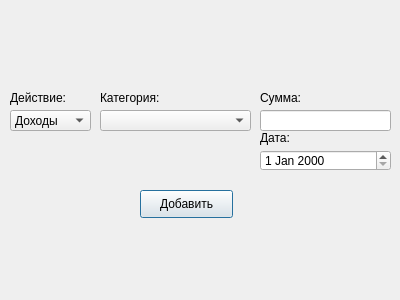
<?xml version="1.0" encoding="UTF-8"?>
<ui version="4.0">
 <class>add_action</class>
 <widget class="QDialog" name="add_action">
  <property name="geometry">
   <rect>
    <x>0</x>
    <y>0</y>
    <width>400</width>
    <height>300</height>
   </rect>
  </property>
  <property name="windowTitle">
   <string>Dialog</string>
  </property>
  <widget class="QPushButton" name="pushButton_add">
   <property name="geometry">
    <rect>
     <x>140</x>
     <y>190</y>
     <width>93</width>
     <height>28</height>
    </rect>
   </property>
   <property name="text">
    <string>Добавить</string>
   </property>
  </widget>
  <widget class="QComboBox" name="comboBox_action">
   <property name="geometry">
    <rect>
     <x>10</x>
     <y>110</y>
     <width>81</width>
     <height>21</height>
    </rect>
   </property>
   <item>
    <property name="text">
     <string>Доходы</string>
    </property>
   </item>
   <item>
    <property name="text">
     <string>Расходы</string>
    </property>
   </item>
  </widget>
  <widget class="QComboBox" name="comboBox_category">
   <property name="enabled">
    <bool>true</bool>
   </property>
   <property name="geometry">
    <rect>
     <x>100</x>
     <y>110</y>
     <width>151</width>
     <height>21</height>
    </rect>
   </property>
  </widget>
  <widget class="QLineEdit" name="lineEdit_money">
   <property name="geometry">
    <rect>
     <x>260</x>
     <y>110</y>
     <width>131</width>
     <height>21</height>
    </rect>
   </property>
  </widget>
  <widget class="QLabel" name="label">
   <property name="geometry">
    <rect>
     <x>10</x>
     <y>90</y>
     <width>61</width>
     <height>16</height>
    </rect>
   </property>
   <property name="text">
    <string>Действие:</string>
   </property>
  </widget>
  <widget class="QLabel" name="label_2">
   <property name="geometry">
    <rect>
     <x>100</x>
     <y>90</y>
     <width>65</width>
     <height>16</height>
    </rect>
   </property>
   <property name="text">
    <string>Категория:</string>
   </property>
  </widget>
  <widget class="QLabel" name="label_3">
   <property name="geometry">
    <rect>
     <x>260</x>
     <y>90</y>
     <width>42</width>
     <height>16</height>
    </rect>
   </property>
   <property name="text">
    <string>Сумма:</string>
   </property>
  </widget>
  <widget class="QDateEdit" name="dateEdit">
   <property name="geometry">
    <rect>
     <x>260</x>
     <y>150</y>
     <width>131</width>
     <height>21</height>
    </rect>
   </property>
  </widget>
  <widget class="QLabel" name="label_4">
   <property name="geometry">
    <rect>
     <x>260</x>
     <y>130</y>
     <width>55</width>
     <height>16</height>
    </rect>
   </property>
   <property name="text">
    <string>Дата:</string>
   </property>
  </widget>
 </widget>
 <resources/>
 <connections/>
</ui>
